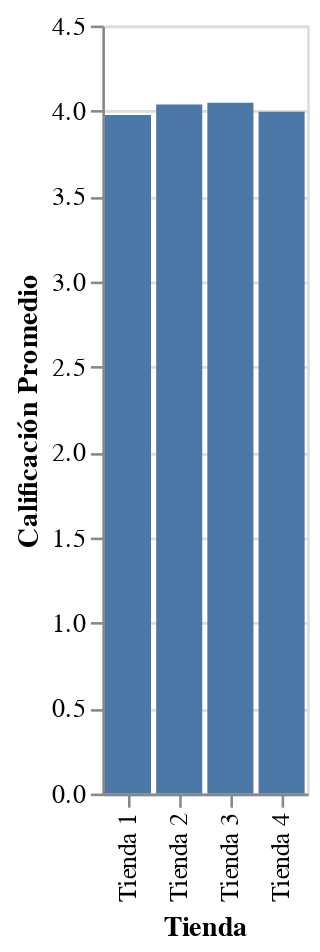

Source (notebook cell):
### Code cell
# prompt: Con DataFrame calificacion_promedio_tiendas: crear un grafico de barras

import altair as alt

# Create a bar chart
chart = alt.Chart(calificacion_promedio_tiendas).mark_bar().encode(
    x='Tienda',  # X-axis represents the store names
    y='Calificación Promedio'  # Y-axis represents the average rating
)

# Display the chart
chart

### Figure 1 — Vega-Lite specification as saved in the notebook (floating-point values rounded to 4 significant figures)
{"config": {"view": {"continuousWidth": 300, "continuousHeight": 300}}, "data": {"name": "data-26e5ed7fddf3c4935d3e28945cad1709"}, "mark": {"type": "bar"}, "encoding": {"x": {"field": "Tienda", "type": "nominal"}, "y": {"field": "Calificación Promedio", "type": "quantitative"}}, "$schema": "https://vega.github.io/schema/vega-lite/v5.20.1.json", "datasets": {"data-26e5ed7fddf3c4935d3e28945cad1709": [{"Tienda": "Tienda 1", "Calificación Promedio": 3.977}, {"Tienda": "Tienda 2", "Calificación Promedio": 4.037}, {"Tienda": "Tienda 3", "Calificación Promedio": 4.048}, {"Tienda": "Tienda 4", "Calificación Promedio": 3.996}]}}
